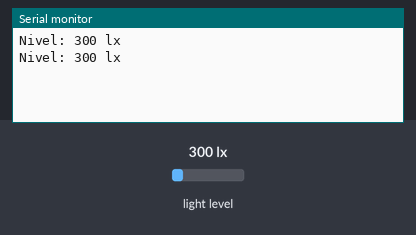
The sketch below on a simulated Arduino Uno, built with avr-gcc and run on an emulated ATmega328P. Parts: the last lines printed to the serial monitor. The inputs (shaded band) are chosen by the test bench; at power-on: light level 300 lx.

Above: at 1.8 s.
1.9 s: light level set to 40 lx
At 2.5 s:
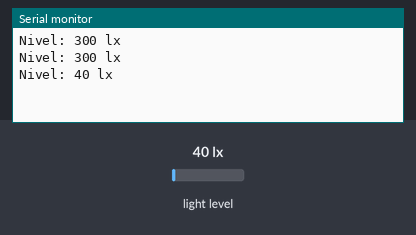
3.4 s: light level set to 500 lx
At 4.8 s:
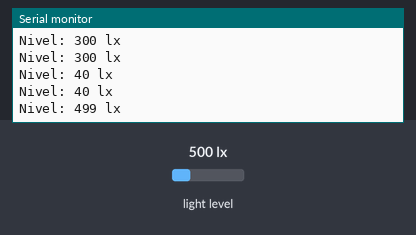
Timing chart, 0 to 6.4 s (numbered marks = the images above; inputs shaded):
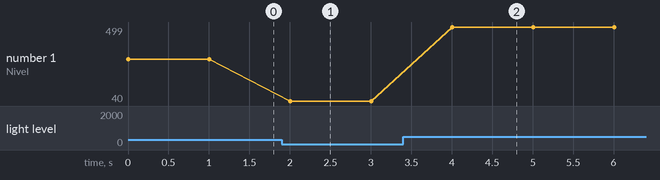

The sketch:

bh1750.ino
```cpp
#include <BH1750.h>  // incluye libreria BH1750
#include <Wire.h> // incluye libreria para bus I2C

BH1750 sensor;

void setup(){
  Wire.begin();   // inicializa bus I2C
  sensor.begin(); // inicializa sensor con valores por defecto
  Serial.begin(9600);
}

void loop() {
  unsigned int lux = sensor.readLightLevel(); // lee y almacena lectura de sensor
  Serial.print("Nivel: ");
  Serial.print(lux);    // muestra valor de variable lux
  Serial.println(" lx");
  delay(1000);
}
```

Measured:
- after the input at 1.9 s, the serial monitor: prints a new line after 0.10 s (image 1)
- after the input at 3.4 s, the serial monitor: prints a new line after 0.60 s (image 2)
- plotted number 1: 300 → 40 after the input at 1.9 s, 40 → 499 after the input at 3.4 s
